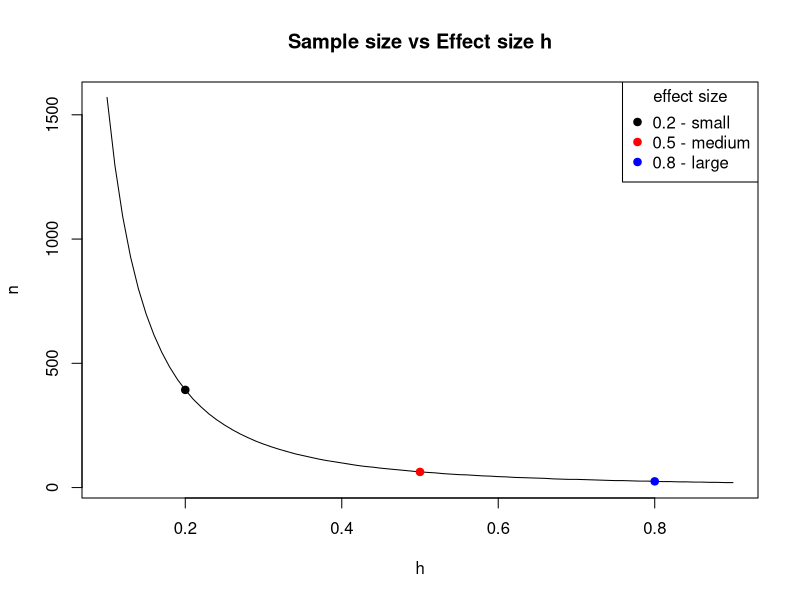
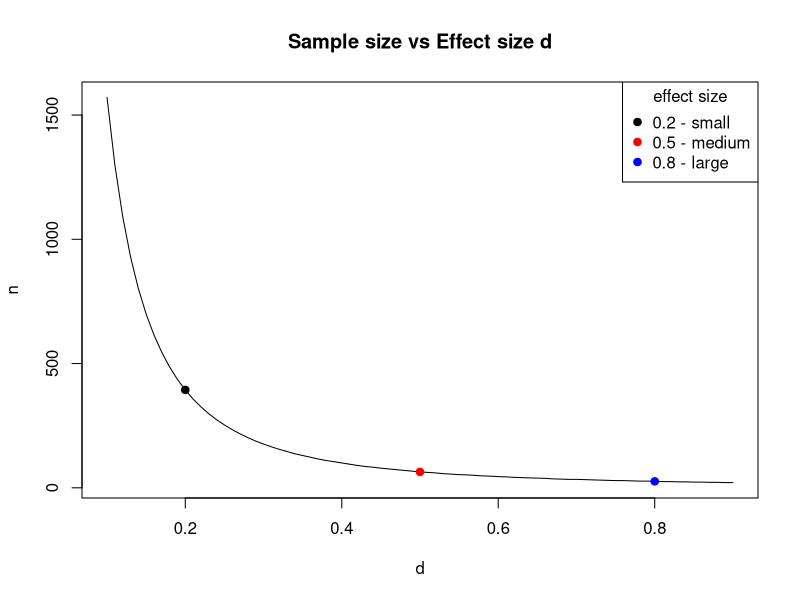
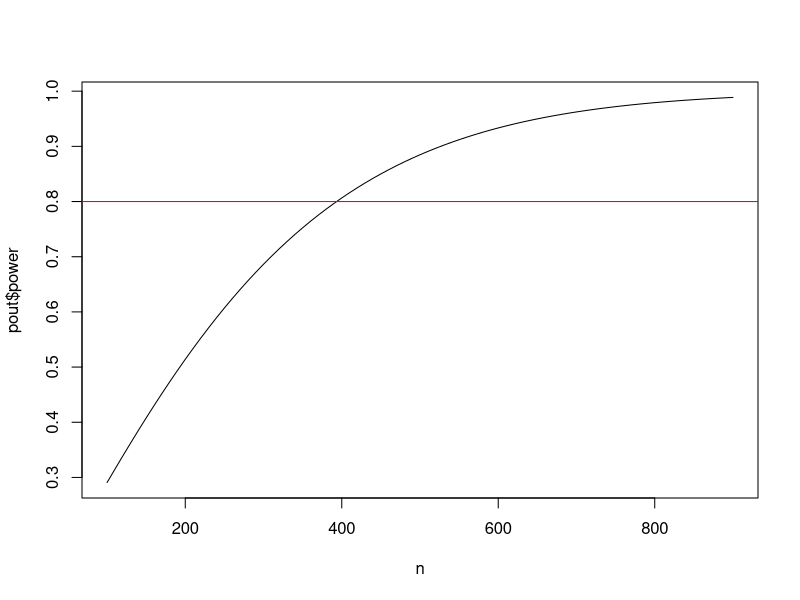
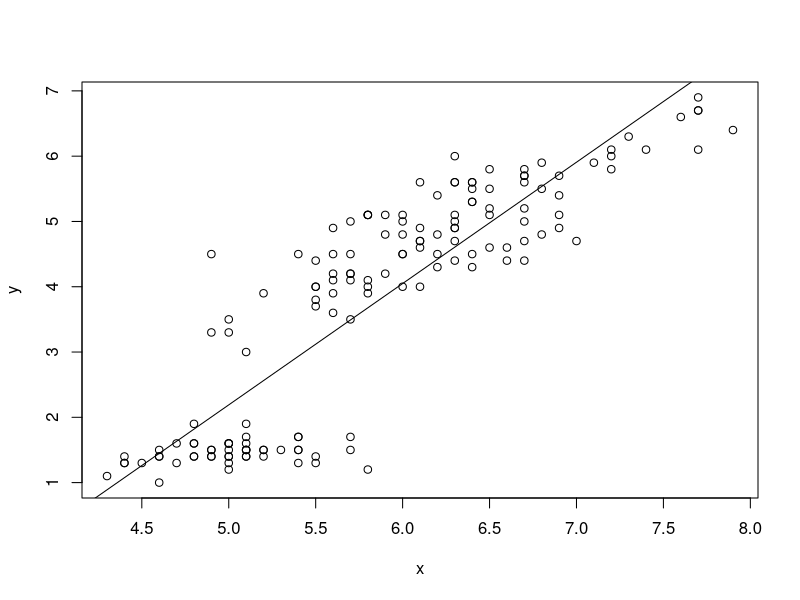
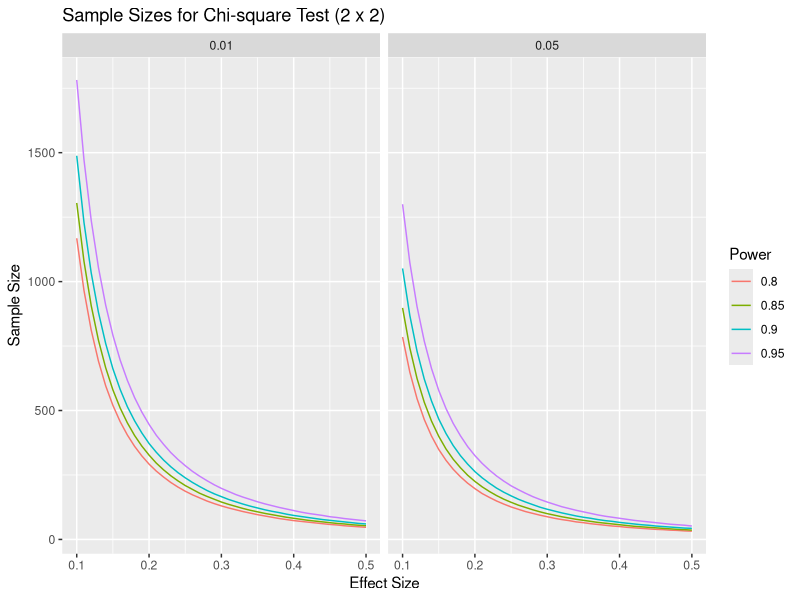

Recreate these plots in R, in order.
# Clay Ford
# Power and Sample Size Analysis
# Spring 2016
# UVa StatLab

# Power and sample size calculations for various statistical tests using the
# "pwr" package and a few built-in R functions


# install.packages("pwr")
library(pwr)


# pwr.p.test --------------------------------------------------------------

# one-sample test for proportions  (ES=h) 

# When we want to test if a proportion is equal to some hypothesized value 
# versus a null value, such as random chance, or 0.5. Notice it requires an
# effect size expressed as "h". Use the ES.h() function for this.

# This applies to our name tag example. Say we think people place name tags on 
# the left side of their chest 65% percent of the time versus random chance
# (50%). What sample size do we need to show this assuming a significance level
# (Type I error) of 0.05 and a desired power of 0.80?

# The effect size is .65 - .50 = .15. But notice that .16 - .01 = .15 as well. 
# The absolute differences are equal but notice their ratios:

0.65/0.50
0.16/0.01

# A difference of 0.16 and 0.01 is more dramatic than 0.65 and 0.50. Because of 
# this the difference 0.65 vs. 0.50 requires a larger sample size. Hence the
# need to calculate an effect size that reflects this. Using ES.h()

ES.h(p1 = 0.65, p2 = 0.50)
ES.h(p1 = 0.16, p2 = 0.01) # larger effect size

# NOTE: the effect size is calculated using an arcsine transformation. Also, the
# "h" effect size ranges (practically) from about 0.05 to 2.7 in absolute value.

# In this particular statistical test, we want the p1 = alternative and p2 =
# Null: ES.h(p1 = 0.65, p2 = 0.50)

# How many people do I need to sample to reject the null of random chance (0.50)
# if the true proportion is 0.65, with 80% power and 0.05 significance?
h <- ES.h(p1 = 0.65, p2 = 0.50)
pwr.p.test(h = h, sig.level = 0.05, power = 0.80)

# About 85 people; always round up.

# The previous example assumed a two-sided test: Null = 0.5, Alt != 0.5. However
# our hypothesis is that the proportion is GREATER than 0.5, so we should modify
# our calculations to be one-sided. Our test is more powerful if we're willing
# to believe the alternative is "greater" than .50. Set alternative = "greater"
pwr.p.test(h = h, sig.level = 0.05, power = 0.80, alternative = "greater")

# Notice we need fewer people. 

# Say we think people place name tags on the left 75% percent of the time
# instead of 50%. What is the power of our test if we survey 30 people provided 
# we accept a significance level of 0.05? (Notice we can use the ES.h() function
# in pwr.p.test)
pwr.p.test(h = ES.h(p1 = 0.75, p2 = 0.50), n = 30, sig.level = 0.05)

# Again, notice the default is a "two.sided" test. This means we're simply
# testing that the alternative proportion is not 0.5. It could be lower or
# higher. Assuming "greater" increases the power:
pwr.p.test(h = ES.h(p1 = 0.75, p2 = 0.50), n = 30, sig.level = 0.05, 
           alternative = "greater")

# Equivalently we can think of one proportion being "less" than some value, say
# 0.25 versus random chance. Notice the effect is negative and resulting power is
# the same:
pwr.p.test(h = ES.h(p1 = 0.25, p2 = 0.50), n = 30, sig.level = 0.05, 
           alternative = "less")

# NOTE: Usually recommended to stick with the two-sided alternative.


# YOUR TURN!
# Say we think people place name tags on the left 70% percent of the time instead
# of 50%. What sample size do we need to show this assuming a significance level
# of 0.01, a desired power of 0.90, and a one-sided "greater" alternative?



# pwr.2p.test -------------------------------------------------------------

# two-sample test for proportions (ES=h) 

# We want to test if two proportions are equal. To use this function, we once 
# again need to calculate effect size using ES.h(). Or as we'll see, we can use
# the base R function, power.prop.test.

# EXAMPLE: Let's say I randomly sample male and female UVa undergrad students 
# and ask them if they consume alcohol at least once a week. My null hypothesis 
# is no difference in the proportion that answer yes. My alternative hypothesis 
# is that there is a difference. (two-sided; one gender has higher proportion, I
# don't know which.) I'd like to detect a difference as small as 5%. How many 
# students do I need to sample in each group if we want 80% power and a
# significance level of 0.05?

# Recall effect size depends on the two proportions we compare:
ES.h(p1 = 0.55, p2 = 0.50)
ES.h(p1 = 0.35, p2 = 0.30)
ES.h(p1 = 0.15, p2 = 0.10)

# 55% vs. 50%
pwr.2p.test(h = ES.h(p1 = 0.55, p2 = 0.50), sig.level = 0.05, power = .80)
# 35% vs. 30%
pwr.2p.test(h = ES.h(p1 = 0.35, p2 = 0.30), sig.level = 0.05, power = .80)
# 15% vs. 10%
pwr.2p.test(h = ES.h(p1 = 0.15, p2 = 0.10), sig.level = 0.05, power = .80)

# Sample size is per group. Always round sample size up.

# Base R has a function called power.prop.test that allows you to use the raw
# proportions in the function.
power.prop.test(p1 = 0.55, p2 = 0.50, sig.level = 0.05, power = .80)
power.prop.test(p1 = 0.35, p2 = 0.30, sig.level = 0.05, power = .80)
power.prop.test(p1 = 0.15, p2 = 0.10, sig.level = 0.05, power = .80)

# Notice the results are slightly different. It calculates effect size
# differently.

# If we don't have any preconceived estimates of proportions or don't feel
# comfortable making estimates, we can use a conventional effect size:
cohen.ES(test = "p", size = "small") # 0.2
cohen.ES(test = "p", size = "medium") # 0.5
cohen.ES(test = "p", size = "large") # 0.8


# Sample sizes for the conventional effects:
pwr.2p.test(h = 0.2, sig.level = 0.05, power = .80)
pwr.2p.test(h = 0.5, sig.level = 0.05, power = .80)
pwr.2p.test(h = 0.8, sig.level = 0.05, power = .80)

# Let's see how effect size affects sample size. The results of the pwr
# functions can be saved:
pout <- pwr.2p.test(h = 0.2, power = 0.80, sig.level = 0.05)
# Then various parts can be extracted:
str(pout)
pout$n
ceiling(pout$n) # round up

# We can also do this directly as follows:
ceiling(pwr.2p.test(h = 0.2, power = 0.80, sig.level = 0.05)$n)

# comparing effect size to sample size to help us get a feel for their
# relationship:

# generate a sequence of effect sizes
h <- seq(0.1, 0.9, 0.01)

# "apply" the pwr.p.test function to the effect sizes
n <- sapply(h, function(x)ceiling(pwr.2p.test(h = x, power = 0.80)$n))

# plot sample size vs. effect size
plot(h, n, type="l", main="Sample size vs Effect size h")

# add points representing "conventional" effect sizes
points(x = c(0.2,0.5,0.8), y = n[h %in% c(0.2,0.5,0.8)], 
       pch=19, cex=1, col=c("black","red","blue"))
legend("topright", legend = c("0.2 - small","0.5 - medium","0.8 - large"), 
       col = c("black","red","blue"), 
       pch = 19, title = "effect size")

# As we go below 0.2, the sample size takes off!

# What sample size do I need to detect effects of 0.2 and 0.1 with 80% power?
pwr.2p.test(h = 0.2, sig.level = 0.05, power = 0.8)
pwr.2p.test(h = 0.1, sig.level = 0.05, power = 0.8)

# YOUR TURN! Let's say we're only able to randomly sample 80 students (40 per 
# group). What's the power of our two-sided test test if we assume a small
# effect size of 0.2 and we set significance level to 0.05?


# pwr.2p2n.test -----------------------------------------------------------

# two-sample test for proportions, unequal sample sizes (ES=h) 

# This function allows us to calculate power when we have unequal sample sizes. 
# We can also use it to find a sample size for one group when we already know
# the size of the other. It has two "n" arguments: n1 and n2

# Let's return to our undergraduate survey of alcohol consumption. It turns out 
# we were able to survey 543 males and 675 females. What's the power of our
# test?

# I honestly have no idea if there would be a difference, or if there was, how
# big that difference would be. I also have no idea about what the proportions
# would be. In this case we could use a "conventional" effect size. (Small,
# Medium, or Large)

# Let's say we're interested in being able to detect a "small" effect size.

cohen.ES(test = "p", size = "small") # 0.2

# So instead of using ES.h() with guesses at p1 and p2, I can just use the
# effect size 0.2.
pwr.2p2n.test(h = 0.2, n1 = 543, n2 = 675, sig.level = 0.05)

# Let's say I previously surveyed 763 female undergraduates and found that p%
# said they consumed alcohol once a week. I'd like to survey some males and see
# if a significantly different proportion respond yes. How many do I need to
# sample to detect a small effect size in either direction with 80% power and a 
# significance level of 0.05?

pwr.2p2n.test(h = 0.2, n1 = 763, power = 0.8, sig.level = 0.05)
# or specify n2; it doesn't matter
pwr.2p2n.test(h = 0.2, n2 = 763, power = 0.8, sig.level = 0.05)



# pwr.t.test --------------------------------------------------------------

# one sample and two sample t tests for means (ES=d) 

# The effect size d is simply the difference in population means divided by the 
# standard deviation of either population (since they are assumed equal). Now we
# have to make a guess at the standard deviation!

# There is no function for effect size d. We have to calculate this ourselves.

# d = mean1 - mean2 / sd

# The cohen.ES function can return small, medium and large d values, which are
# 0.2, 0.5 and 0.8:
cohen.ES(test = "t", size = "small")
cohen.ES(test = "t", size = "medium")
cohen.ES(test = "t", size = "large")

# Two-sample t test

# EXAMPLE: I'm interested to know if there is a difference in the mean price of 
# what male and female students pay at the library coffee shop. Let's say I 
# randomly observe 30 male and 30 female students check out from the coffee shop
# and note their total purchase price. How powerful is this experiment if I want
# to detect a "medium" effect in either direction?

pwr.t.test(n = 30, d = 0.5, sig.level = 0.05) # n is per group

# How many do I need to observe for a test with 80% power?
pwr.t.test(d = 0.5, power = 0.80, sig.level = 0.05)

# What about a large effect?
pwr.t.test(n = 30, d = 0.8, sig.level = 0.05) # n is per group
pwr.t.test(d = 0.8, power = 0.8, sig.level = 0.05) 


# The default alternative is "two.sided". That is, we're looking for an effect 
# in either direction. We can specify the alternative as "greater" than 0 or
# "less" than 0. 

# alternative: greater than 0 (positive effect)
# what sample size do I need for 80% power and a medium effect?
pwr.t.test(d = 0.5, power = 0.80, sig.level = 0.05, alternative = "greater")

# alternative: less than 0 (negative effect)
# need to make the effect negative
# what sample size do I need for 80% power?
pwr.t.test(d = -0.5, power = 0.80, sig.level = 0.05, alternative = "less")

# Same sample size in either case. Again, in practice, probably best to conduct
# two-sided tests.

# EXAMPLE: Let's say we want to be able to detect a difference of at least 75
# cents in the mean purchase price. How can we convert that to an effect size?
# First we need to make a guess at the population standard deviation. If we have
# absolutely no idea, one rule of thumb is to take the difference between the 
# maximum and minimum values and divide by 4 (or 6). Let's say max is 10 and min
# is 1. So our guess at a standard deviation is 9/4 = 2.25. Therefore d is

d <- 0.75/2.25 # 0.333
pwr.t.test(d = d, power = 0.80, sig.level = 0.05)

# An effect size of 0.333 requires 143 per group 
# An effect size of 0.2 requires 394 per group.

# Let's see how effect size affects sample size. Create a plot of effect size
# versus required sample size for 80% power and 0.05 significance level:
d <- seq(0.1,0.9,0.01)
n <- sapply(d, function(x) ceiling(pwr.t.test(d = x, power = 0.80)$n))
plot(d,n,type="l", main="Sample size vs Effect size d")
points(x = c(0.2,0.5,0.8), y = n[d %in% c(0.2,0.5,0.8)], 
       pch=19, cex=1, col=c("black","red","blue"))
legend("topright", legend = c("0.2 - small","0.5 - medium","0.8 - large"), 
       col = c("black","red","blue"), 
       pch = 19, title = "effect size")

# We can see how crucial anticipated effect size is to determining sample size.

# If you don't like working with d, you can use the power.t.test function that 
# comes with base R. It allows you to specify "delta" (true difference in means)
# and "sd" (standard deviation):

power.t.test(delta = 0.75, sd = 2.25, sig.level = 0.05, power = 0.8)

# For any of the pwr functions we can provide multiple sample size values to get
# multiple power estimates. For example, let's see how power changes as we let n
# go from 100 to 500 by 100 using a "small" effect size of 0.2.

pwr.t.test(n = seq(100,500,100), d = 0.2, sig.level = 0.05)

# We can save this output and graph:
n <- seq(100,900,10)
pout <- pwr.t.test(n = n, d = 0.2, sig.level = 0.05)
plot(x = n, y = pout$power, type = "l")
abline(h = 0.8, col = "red")

# One-sample t-test

# To calculate power and sample size for one-sample t-test, I have to set the
# "type" argument to type = "one.sample"

# EXAMPLE: I think the average purchase price at the Library coffee shop is over
# $3 per student. My null is $3 or less; my alternative is greater than $3. If 
# the true average purchase price is $3.50, I would like to have 90% power to 
# declare my estimated average purchase price is greater than $3. How many 
# transactions do I need to observe assuming a significance level of 0.05? Let's
# say max purchase price is $10 and min is $1. So our guess at a standard
# deviation is 9/4 = 2.25. Therefore d is...

d <- 0.50/2.25
pwr.t.test(d = d, sig.level = 0.05, power = 0.90, alternative = "greater", 
           type = "one.sample")

# or with power.t.test:
power.t.test(delta = 0.50, sd = 2.25, power = 0.90, sig.level = 0.05, 
             alternative = "one.sided", type = "one.sample")

# Very important to remember type = "one.sample"

# What if I lower my significance level to 0.01?
pwr.t.test(d = d, sig.level = 0.01, power = 0.90, alternative = "greater", 
           type = "one.sample")

# Going to extremes...
pwr.t.test(d = d, sig.level = 0.001, power = 0.999, alternative = "greater", 
           type = "one.sample")

# Another type is "paired". A paired t-test is basically the same as a 
# one-sample t-test. Instead of one sample of individual observations, you have 
# one sample of pairs of observations, where you take the difference between 
# each pair to get a single sample of differences. These are commonly before and
# after measures on the same person.

# The effect size for a paired t-test can include correlation between the pairs 
# (This is because the pairs are dependent, not independent):

# d = (mean1 - mean2) / sd * sqrt(2 * (1 - r))   (Cohen, p. 48)

# Another definition of effect size for paired data (without correlation):

# d = (mean1 - mean2) / sd * sqrt(2)    (Dalgaard, p. 145)

# The second is more conservative and probably safer to use.

# Notice "paired" and "one.sample" return the same result, but the effect (d)
# means different things in each scenario.
pwr.t.test(d = 0.2, power = 0.90, type = "paired")
pwr.t.test(d = 0.2, power = 0.90, type = "one.sample")

power.t.test(delta = 0.75, sd = 3.75, power = 0.90, type = "paired")
power.t.test(delta = 0.75, sd = 3.75, power = 0.90, type = "one.sample")

# EXAMPLE: 24 high school boys are put on a ultraheavy rope-jumping program. 
# Does this increase their 40-yard dash time? We'll measure their 40 time before
# the program and after. We'll use a paired t-test to see if the difference in 
# times is greater than 0. Assume the standard deviation of the differences will
# be about 0.25. How powerful is the test to detect a difference of about 0.08
# with 0.05 significance?

pwr.t.test(n = 24, d = 0.08 / (0.25 * sqrt(2)), 
           type = "paired", alternative = "greater")

# or 
power.t.test(n = 24, delta = 0.08, sd = 0.25 * sqrt(2), 
             type = "paired", alternative = "one.sided")


# YOUR TURN! How many boys would I need to sample to detect a difference of 0.05
# in either direction with 80% power and the usual 0.05 significance level,
# assuming the standard deviation of the differences will be about 0.25?



# pwr.t2n.test ------------------------------------------------------------

# two sample t test for means, unequal sample sizes (ES=d) 

# Find power for a t-test with 28 in one group and 35 in the other group and a
# medium effect size. (sig.level defaults to 0.05.)
pwr.t2n.test(n1 = 28, n2 = 35, d = 0.5)

# Find n1 sample size when other group has 35, desired power is 0.80, effect 
# size is 0.5 and significance level is 0.05:
pwr.t2n.test(n2 = 35, d = 0.5, power = 0.8)



# pwr.chisq.test ----------------------------------------------------------

# chi-squared tests (ES=w)

# There are two chi-square tests this function addresses:

# 1. goodness of fit test
# 2. contingency test, or test for association

# In a goodness of fit test, a single dimension of proportions is tested against
# a prespecified set of proportions which constitutes the null hypothesis. 
# Rejecting the null means we have sufficient evidence to conclude the data 
# don't appear to "fit" the prespecified set of proportions. If we were hoping 
# to show our data "fit" the prespecified set of proportions, then failure to
# reject the Null is a good thing.

# In a contingency test, or test of association, a table of counts classified by
# two variables is tested against the expected table of counts given the two 
# variables are independent. Rejecting the null means the data appear to be 
# associated in some way.

# The pwr.chisq.test function requires specification of effect size "w". The
# effect size "w" differs depending on the test. The pwr package provides two 
# functions to calculate both versions:

# ES.w1	- goodness of fit
# ES.w2	- test for association

# In essence, the effect size w measures the discrepancy between null and 
# alternative proportions over the cells in a table. These formulas are provided
# in Chapter 7 of Cohen (1988).

# ES.w1(P0, P1)
# P0 - First set of k probabilities (null hypothesis)
# P1 - Second set of k probabilities (alternative hypothesis)

# ES.w2(P)
# P	- A two-way probability table (alternative hypothesis)

# As we can see calculating an effect size takes a bit of work. If you like, you
# can go with small, medium or large: 0.10, 0.30, 0.50

cohen.ES(test = "chisq", size = "small")
cohen.ES(test = "chisq", size = "medium")
cohen.ES(test = "chisq", size = "large")

# Finally, the pwr.chisq.test requires specifying degrees of freedom (df).

# goodness of fit: df = number of cells - 1
# test of association: (Var1 number of categories - 1) * (Var2 number of categories - 1)

# Let's work some examples!

# Goodness of fit

# EXAMPLE: (From Cohen, example 7.1) A market researcher is seeking to determine
# preference among 4 package designs. He arranges to have a panel of 100 
# consumers rate their favorite package design. He wants to perform a chi-square
# goodness of fit test against the null of equal preference (25% for each
# design) with a significance level of 0.05. What's the power of the test if 3/8
# of the population actually prefers one of the designs and the remaining 5/8
# are split over the other 3 designs?

# To calculate effect size, we need to create vectors of null and alternative
# proportions:
null <- rep(0.25, 4)
alt <- c(3/8, rep((5/8)/3, 3))
# Now use them in the effect size function
ES.w1(null,alt)

# To calculate power, specify effect size, N, and degrees of freedom (4-1).
pwr.chisq.test(w=ES.w1(null,alt), N=100, df=(4-1), sig.level=0.05)

# How many subjects do we need to achieve 80% power?
pwr.chisq.test(w=ES.w1(null,alt), df=(4-1), power=0.8, sig.level = 0.05)

# If our alternative is correct then we need to survey at least 131 people to
# detect this with 80% power.

# test of association

# EXAMPLE: I want to see if there's an association between gender and flossing
# teeth among UVa students. I randomly sample 100 students (male and female) and
# ask whether or not they floss daily. I want to carry out a chi-square test of 
# association to determine if there's an association between these two 
# variables. As usual I set my significance level to 0.05. To determine effect 
# size I need to propose an alternative hypothesis, which in this case is a 
# table of proportions. I propose the following:

#   Floss No Floss
# M   0.1      0.4
# F   0.2      0.3

prob <- matrix(c(0.10,0.20,0.40,0.30), ncol=2, 
               dimnames = list(c("M","F"),c("Floss","No Floss")))
prob

# Even proportion of male and female, but I want to detect if at least 10% more
# females floss.

# Now use the matrix to calculate effect size:
ES.w2(prob)

# We also need degrees of freedom.
# DF = (2 - 1) * (2 - 1) = 1

# And calculate power:
pwr.chisq.test(w = ES.w2(prob), N = 100, df = 1, sig.level = 0.05)

# How many students should I survey if I wish to achieve 90% power?
pwr.chisq.test(w = ES.w2(prob), power = 0.9, df = 1, sig.level = 0.05)

# Even though I constructed the matrix to show females flossing more often, the 
# results apply regardless of the direction of the association we might find. 
# With 221 people sampled and an effect of 0.218 truly present in the 
# population, we have 90% power to reject the null of no association between
# gender and flossing.

# If you don't suspect association in either direction, or you don't feel like
# building a matrix in R, you can go with a conventional effect size.

cohen.ES(test = "chisq", size = "small")
pwr.chisq.test(w = 0.1, N = 100, df = 1, sig.level = 0.05)
pwr.chisq.test(w = 0.1, power = 0.9, df = 1, sig.level = 0.05)


# pwr.r.test --------------------------------------------------------------

# correlation test (ES=r) 

# The correlation test allows us to test whether there is any linear 
# relationship between two continuous variables. In other words, can we reject
# the null hypothesis of the correlation coefficient being 0. 

# Here's an example of what appears to be a linear relationship. (Note: The iris
# dataset comes with R.)
head(iris)
x <- iris$Sepal.Length
y <- iris$Petal.Length
plot(x,y)

# The correlation is high. Recall correlation ranges from -1 to 1.
cor(x,y)

# We can fit a straight line to the data using simple linear regression:
lm(y ~ x)
coef(lm(y ~ x)) # just view coefficients

# and draw the fitted line
abline(lm(y ~ x))

# the slope of the line is related to the correlation coefficient:
coef(lm(y ~ x))[2] # slope
# same as...
cor(x, y) * sd(y)/sd(x)

# So testing if the correlation is 0 is the same as testing if the slope in the
# simple linear regression is 0.

# The nice thing about correlation is that it's already unitless, so we don't
# require a formula to calculate effect size.

# For what it's worth, here are suggested small, medium and large effect sizes:
cohen.ES(test = "r", size = "small")
cohen.ES(test = "r", size = "medium")
cohen.ES(test = "r", size = "large")

# EXAMPLE: Let's say I'm a web developer and I want to conduct an experiment 
# with one of my sites. I want to randomly select a group of people, ranging in 
# age from 18 - 65, and time them how long it takes them to complete a task, say
# locate some piece of information. I suspect there may be a "small" positive 
# linear relationship between time it takes to complete the task and age. How 
# many subjects do I need to detect this positive (ie, r > 0) relationship with
# 80% power and the usual 0.05 significance level?

pwr.r.test(r = 0.1, sig.level = 0.05, power = 0.8, alternative = "greater")

# The "arctangh transformation" approximates the normal distribution, which is 
# used in the power and sample size calculations.

# The default is a two-sided test. We specify alternative = "greater" since we 
# believe there is small positive effect. That is, our null is correlation <= 0
# vs the alternative that correlation is > 0. 

# What if I just want to detect a small effect in either direction (positive or
# negative correlation)? Use the default settings of "two.sided"
pwr.r.test(r = 0.1, sig.level = 0.05, power = 0.8, alternative = "two.sided")

# And what if I hypothesize a negative effect (decreased time as age increases)?
# We need to make the effect size negative and specify alternative = "less"
pwr.r.test(r = -0.1, sig.level = 0.05, power = 0.8, alternative = "less")

# Of course the number of subjects is the same as alternative = "greater".

# YOUR TURN:
# What's the power of my test if I recruit 50 people and I hypothesize a medium
# positive effect?



# power.anova.test --------------------------------------------------------

# balanced one-way analysis of variance tests

# ANOVA, or Analysis of Variance, tests whether or not means differ between more
# than 2 groups. One-way means one explanatory variable. Balanced means we have
# equal sample size in each group. The null hypothesis is that the means are all
# equal.

# Let's start with the power.anova.test function that comes with base R. It's 
# easier to use than pwr.anova.test and does not require calculating an effect
# size.

# The power.anova.test function requires you to specify the number of groups, 
# the between group variance (between.var), and the within group variance
# (within.var), which we assume is the same for all groups.

# EXAMPLE: Let's say I'm a web developer and I'm interested in 3 web site 
# designs for a client. I'd like to know which design(s) help users find 
# information fastest, or which design requires the most time. I design an 
# experiment where I have 3 groups of randomly selected people use one of the 
# designs to find some piece of information and I record how long it takes. (All
# groups look for the same information.) How many people do I need in each group
# if I believe two of the designs will take 30 seconds and one will take 25
# seconds? Assume population standard deviation is 5 and that I desire power
# and significance levels of 0.8 and 0.05.

# The between group variance:
var(c(30, 30, 25))

# The within group variance (sd ^ 2):
5^2

power.anova.test(groups = 3, between.var = 8.3, within.var = 5^2, power = 0.8)


# The pwr.anova.test function requires you to provide an effect size. The effect
# size, f, for k groups is calculated as follows:

# f = sd_means / sd_populations

# Translation: standard deviation of the k means divided the common standard 
# deviation of the populations involved.

# Or just use conventional effect sizes: 0.1, 0.25, 0.4.

cohen.ES(test = "anov", size = "small")
cohen.ES(test = "anov", size = "medium")
cohen.ES(test = "anov", size = "large")

# Returning to example, How many people do I need in each group if I want to
# detect a medium effect with 80% power and a significance level of 0.05.
pwr.anova.test(k = 3, f = 0.25, sig.level = 0.05, power = 0.8)

# Or what's the power of my test to detect a medium effect if I get 50 for each
# group?
pwr.anova.test(k = 3, f = 0.25, sig.level = 0.05, n = 50)



# pwr.f2.test -------------------------------------------------------------

# test for the general linear model (ES=f2) 

# By "general linear model" we basically mean multiple regression. This is a 
# little tricky to use because not only do we have to supply an "effect size" 
# (f2), we also have to supply numerator (u) and denominator (v) degrees of 
# freedom instead of sample size. These last two refer to the F test that tests 
# whether all the model coefficients (except the intercept) are 0. We can also 
# think of this as a test that the proportion of variance explained by the model
# predictors is 0. 

# Example of F test using the stackloss data that comes with R. See ?stack.loss
head(stackloss)

# Regress stack.loss on the other 3 variables and view summary of results.
# Results of F test are last line in summary
summary(lm(stack.loss ~ ., data=stackloss))

# Multiple R-squared:  0.9136
# F-statistic:  59.9 on 3 and 17 DF,  p-value: 3.016e-09

# u = 3 (numerator DF)
# v = 17 (denominator DF)

# u is the number of coefficients you'll have in your model (again, minus the
# intercept).

# v is the number of error degrees of freedom. It equals n - u - 1. (17 = 21 - 3
# - 1) So if we want to determine sample size for a given power and effect size,
# we actually find v, which we then use to solve n = v + u + 1.


# The effect size is determined as follows:

# f2 = PV_s / PV_e

# where PV_s = proportion of variance explained by the predictors (signal) and
# PV_e = proportion of variance unexplained (error or noise)

# Another way to express this is 

# f2 = R-squared / (1 - R-squared)

# Where R-squared is the coefficient of determination, R^2. Also described as
# the "proportion of variance explained".

# To determine your effect size you hypothesize the proportion of variance your
# model explains, or the R-squared. For example, 0.45. This leads to an effect size of
0.45/(1 - 0.45) # ~0.81

# It should be noted we can reverse this. Given an effect size, we can determine
# R-squared as ES / (1 + ES)
0.81/(1 + 0.81) # ~0.45

# Again we have suggested small, medium and large effect sizes:

cohen.ES(test = "f2", size = "small") # 0.02
# R-squared:
0.02/(1 + 0.02) # 0.019

cohen.ES(test = "f2", size = "medium") # 0.15
# R-squared:
0.15/(1 + 0.15) # 0.130

cohen.ES(test = "f2", size = "large") # 0.35
# R-squared:
0.35/(1 + 0.35) # 0.259

# Obviously these are debatable! What's conventional in the behavioral and
# social sciences may not be in other fields.

# EXAMPLE: Let's say I'm hired to survey a company's workforce about job 
# satisfaction. I ask employees to rate their satisfaction on a scale from 1 
# (hating life) to 10 (loving life). I know there will be variability in the 
# answers, but I think two variables that will explain this variability are 
# salary and gender. In fact I think it will explain at least 30% (R^2 = .30) of
# the variance. How powerful is my "experiment" if I randomly recruit 40
# employees and accept a 0.05 significance level?

# Two predictors, so u = 2
# 40 subjects, so v = 40 - 2 - 1 = 37
# R^2 = .30, so effect size f2 = 0.3/(1 - 0.3)

pwr.f2.test(u = 2, v = 37, f2 = 0.3/(1 - 0.3), sig.level = 0.05)

# How many employees do I need to survey if I want to be able to detect at least
# 30% explained variance (R^2 = .30) with 80% power and the usual 0.05
# significance level? We have to find v and then derive n.

pwr.f2.test(u = 2, f2 = 0.3/(1 - 0.3), sig.level = 0.05, power = 0.8)
# now find n
23 + 2 + 1

# It's important to note that the alternative hypothesis here is that at least 
# one of the coefficients in my model is not 0. This doesn't mean we need at 
# least 26 subjects to have all coefficients significant. It just means 26 
# subjects gives us 80% chance of correctly detecting the effect of at least one
# of our predictors, provided one or more truly affect our response.

# Continuing with previous example, it would be of interest if having your own 
# office accounted for at least 5% beyond the variance explained by the model 
# with salary and gender. We could think of this as a 0/1 indicator in the model
# that takes the value 1 if an employee has his/her own office, and 0 otherwise.

# Call the office indicator variable set "B" and the others variable set 
# "A". We'd like to know the power of this regression for detecting the 
# contribution of B to the model with A. This is sometimes called a Partial F 
# test. We test if a set of predictors explain variance above and beyond a
# second set of predictors. The null is no contribution.

# The effect size for this test:
  
# f2 = (R^2_AB - R^2_A) / (1 - R^2_AB)

# R^2_AB is percent variance explained by variable sets A and B. R^2_A is 
# percent variance explained by variable set A.

# In this case, f2 = (0.35 - 0.30)/(1 - 0.35)
  
# How many employees would we need to survey to identify the office contribution
# to variance explained with 90% power and a signficance level of 0.05?

# u = number of variables in set "A"
# v = n - number of variables in sets "A" and "B" - 1

pwr.f2.test(u = 2, f2 = (0.35 - 0.30) /(1 - 0.35), sig.level = 0.05, power = 0.9)

# To calculate sample size:
# n = round(v) + number of variables in A & B + 1
165 + 3 + 1


# time permitting material ------------------------------------------------

# sample size curves

# Sample size curves can be a useful visual aid in helping understand the 
# relationship between effect size, power, sample size and significance level.
# Let's make some for a chi-square test of association for a 2 x 2 table.

# generate a sequence of effect sizes and power values
es <- seq(0.1,0.5,0.01)
pow <- c(0.8, 0.85, 0.9, 0.95)

# combine these values into a data frame
vals <- expand.grid(es=es,pow=pow)

# create a function to calculate sample size and extract
getN <- function(es,pow,sl=0.05){
  ceiling(pwr.chisq.test(w = es, df = 1, power = pow, sig.level = sl)$N)
}

# "apply" the function to the es and pow columns of the vals data frame
vals$n <- mapply(getN, vals$es, vals$pow)
# add a column to indicate significance level
vals$sl <- 0.05

# create temporary copy of vals to do the same for 0.01 significance level
tmp <- vals
tmp$n <- mapply(getN, vals$es, vals$pow, 0.01)
tmp$sl <- 0.01

# combine tmp and vals into vals
vals <- rbind(vals, tmp); rm(tmp)

# set "pow" as factor to aid in plotting
vals$pow <- factor(vals$pow)

# create sample size curves faceted by significance level
library(ggplot2)
ggplot(vals, aes(es, n, color=pow, group=pow)) + geom_line() +
  facet_wrap(~ sl) +
  labs(x="Effect Size", y="Sample Size", title="Sample Sizes for Chi-square Test (2 x 2)") +
  scale_color_discrete("Power") 






# END WORKSHOP SCRIPT
